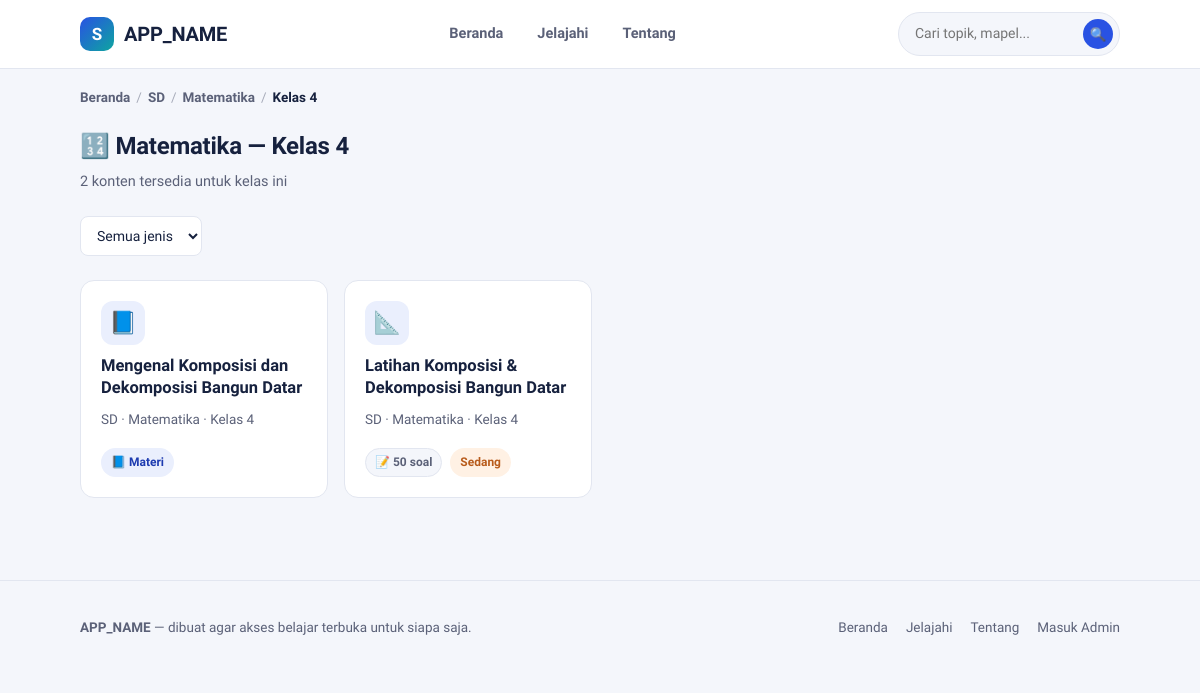
Page /kelas.php?slug=kelas-4&mapel=matematika&jenjang=sd on the committed database.
### tables this page shows
CREATE TABLE IF NOT EXISTS kelas (
    id          INT UNSIGNED AUTO_INCREMENT PRIMARY KEY,
    mapel_id    INT UNSIGNED NOT NULL,
    nama        VARCHAR(60)  NOT NULL,
    slug        VARCHAR(60)  NOT NULL,
    urutan      INT UNSIGNED NOT NULL DEFAULT 0,
    created_at  DATETIME NOT NULL DEFAULT CURRENT_TIMESTAMP,
    UNIQUE KEY uq_kelas_slug (mapel_id, slug),
    CONSTRAINT fk_kelas_mapel FOREIGN KEY (mapel_id) REFERENCES mapel(id) ON DELETE CASCADE
);

CREATE TABLE IF NOT EXISTS jenjang (
    id          INT UNSIGNED AUTO_INCREMENT PRIMARY KEY,
    nama        VARCHAR(60)  NOT NULL,
    slug        VARCHAR(60)  NOT NULL UNIQUE,
    deskripsi   VARCHAR(255) NULL,
    urutan      INT UNSIGNED NOT NULL DEFAULT 0,
    created_at  DATETIME NOT NULL DEFAULT CURRENT_TIMESTAMP
);

CREATE TABLE IF NOT EXISTS mapel (
    id          INT UNSIGNED AUTO_INCREMENT PRIMARY KEY,
    jenjang_id  INT UNSIGNED NOT NULL,
    nama        VARCHAR(100) NOT NULL,
    slug        VARCHAR(100) NOT NULL,
    emoji       VARCHAR(10)  NULL DEFAULT '📘',
    urutan      INT UNSIGNED NOT NULL DEFAULT 0,
    created_at  DATETIME NOT NULL DEFAULT CURRENT_TIMESTAMP,
    UNIQUE KEY uq_mapel_slug (jenjang_id, slug),
    CONSTRAINT fk_mapel_jenjang FOREIGN KEY (jenjang_id) REFERENCES jenjang(id) ON DELETE CASCADE
);

CREATE TABLE IF NOT EXISTS topik (
    id              INT UNSIGNED AUTO_INCREMENT PRIMARY KEY,
    kelas_id        INT UNSIGNED NOT NULL,
    tipe            ENUM('latihan','materi') NOT NULL DEFAULT 'latihan',
    judul           VARCHAR(200) NOT NULL,
    slug            VARCHAR(220) NOT NULL,
    deskripsi       VARCHAR(500) NULL,
    tingkat         ENUM('mudah','sedang','sulit') NULL,
    jumlah_soal     SMALLINT UNSIGNED NULL,
    file_path       VARCHAR(255) NULL,       
    konten          LONGTEXT NULL,           
    emoji           VARCHAR(10) NULL DEFAULT '📝',
    status          ENUM('draft','published') NOT NULL DEFAULT 'published',
    berbayar_mobile TINYINT(1) NOT NULL DEFAULT 0,    
    harga           INT UNSIGNED NULL,                
    dilihat         INT UNSIGNED NOT NULL DEFAULT 0,
    dibuat_oleh     INT UNSIGNED NULL,
    created_at      DATETIME NOT NULL DEFAULT CURRENT_TIMESTAMP,
    updated_at      DATETIME NOT NULL DEFAULT CURRENT_TIMESTAMP ON UPDATE CURRENT_TIMESTAMP,
    UNIQUE KEY uq_topik_slug (kelas_id, slug),
    KEY idx_topik_status (status),
    KEY idx_topik_tipe (tipe),
    CONSTRAINT fk_topik_kelas FOREIGN KEY (kelas_id) REFERENCES kelas(id) ON DELETE CASCADE,
    CONSTRAINT fk_topik_admin FOREIGN KEY (dibuat_oleh) REFERENCES admin_users(id) ON DELETE SET NULL,
    FULLTEXT KEY ft_topik_cari (judul, deskripsi)
);

### includes/functions.php (called while the page is built, shortened)
<?php
function h(?string $value): string
{
    return htmlspecialchars($value ?? '', ENT_QUOTES, 'UTF-8');
}
function url_publik(string $path = ''): string
{
    return rtrim(APP_URL, '/') . '/' . ltrim($path, '/');
}
function format_judul(string $judul): string
{
    return $judul;
}

### kelas.php (the view, shortened to what this page needs)
<?php
require_once __DIR__ . '/includes/functions.php';
$pdo = db();
$slugKelas = trim($_GET['slug'] ?? '');
$slugMapel = trim($_GET['mapel'] ?? '');
$slugJenjang = trim($_GET['jenjang'] ?? '');
$stmt = $pdo->prepare(
    'SELECT k.*, m.nama AS mapel_nama, m.slug AS mapel_slug, m.emoji AS mapel_emoji,
            j.nama AS jenjang_nama, j.slug AS jenjang_slug
     FROM kelas k
     JOIN mapel m ON m.id = k.mapel_id
     JOIN jenjang j ON j.id = m.jenjang_id
     WHERE k.slug = :slug AND m.slug = :mapel AND j.slug = :jenjang'
);
$stmt->execute(['slug' => $slugKelas, 'mapel' => $slugMapel, 'jenjang' => $slugJenjang]);
$kelas = $stmt->fetch();
$sql = "SELECT t.*, k.nama AS kelas_nama, k.slug AS kelas_slug,
               m.nama AS mapel_nama, m.slug AS mapel_slug,
               j.nama AS jenjang_nama, j.slug AS jenjang_slug
        FROM topik t
        JOIN kelas k ON k.id = t.kelas_id
        JOIN mapel m ON m.id = k.mapel_id
        JOIN jenjang j ON j.id = m.jenjang_id
        WHERE t.kelas_id = :kelas_id AND t.status = 'published'";
$params = ['kelas_id' => $kelas['id']];
$sql .= ' ORDER BY t.tipe DESC, t.judul';
$stmt = $pdo->prepare($sql);
$stmt->execute($params);
$topikList = $stmt->fetchAll();
require __DIR__ . '/includes/header.php';
?>
<nav class="breadcrumb">
    <a href="<?= h(url_publik('index.php')) ?>">Beranda</a>
    <span class="pemisah">/</span>
    <a href="<?= h(url_publik('jenjang.php?slug=' . urlencode($kelas['jenjang_slug']))) ?>"><?= h($kelas['jenjang_nama']) ?></a>
    <span class="pemisah">/</span>
    <a href="<?= h(url_publik('mapel.php?slug=' . urlencode($kelas['mapel_slug']) . '&jenjang=' . urlencode($kelas['jenjang_slug']))) ?>"><?= h($kelas['mapel_nama']) ?></a>
    <span class="pemisah">/</span>
    <span class="sekarang"><?= h($kelas['nama']) ?></span>
</nav>
<div class="section-head">
    <div>
        <h2><?= h($kelas['mapel_emoji']) ?> <?= h($kelas['mapel_nama']) ?> — <?= h($kelas['nama']) ?></h2>
        <p><?= count($topikList) ?> konten tersedia untuk kelas ini</p>
    </div>
</div>
<form method="get" class="filter-bar">
    <select name="tipe" onchange="this.form.submit()">
        <option value="">Semua jenis</option>
    </select>
</form>
<?php if ($topikList): ?>
<div class="grid-kartu">
    <?php foreach ($topikList as $t): ?>
        <?php include __DIR__ . '/includes/_kartu_topik.php'; ?>
    <?php endforeach; ?>
</div>
<?php endif; ?>
<?php require __DIR__ . '/includes/footer.php'; ?>

### includes/_kartu_topik.php
<?php
$urlTopik = url_publik('topik.php?slug=' . urlencode($t['slug']) . '&kelas=' . urlencode($t['kelas_slug']));
?>
<a href="<?= h($urlTopik) ?>" class="kartu">
    <span class="emoji"><?= h($t['emoji'] ?: ($t['tipe'] === 'materi' ? '📘' : '📝')) ?></span>
    <h3><?= h(format_judul($t['judul'])) ?></h3>
    <p class="ket"><?= h($t['jenjang_nama']) ?> · <?= h($t['mapel_nama']) ?> · <?= h($t['kelas_nama']) ?></p>
    <div class="meta">
        <?php if ($t['tipe'] === 'materi'): ?>
            <span class="badge materi">📘 Materi</span>
        <?php else: ?>
            <span class="badge">📝 <?= (int)($t['jumlah_soal'] ?? 0) ?: '—' ?> soal</span>
            <?php if (!empty($t['tingkat'])): ?>
                <span class="badge <?= h($t['tingkat']) ?>"><?= h(ucfirst($t['tingkat'])) ?></span>
            <?php endif; ?>
        <?php endif; ?>
    </div>
</a>

### assets/css/style.css (style rules this page uses)
:root { --ink: #16213E; --muted: #5B6178; --paper: #FFFFFF; --bg: #F4F6FB; --line: #E2E6F0; --primary: #2952E3; --primary-dark: #1D3BB0; --primary-tint: #EAEFFD; --accent: #FF8C42; --accent-tint: #FFF1E4; --teal: #0EA5A0; --teal-tint: #E4F7F6; --success: #17A672; --danger: #E0483E; --radius-sm: 8px; --radius-md: 14px; --radius-lg: 22px; --shadow: 0 1px 2px rgba(22, 33, 62, 0.06); --container: 1120px; }
* { box-sizing: border-box; }
html { scroll-behavior: smooth; overflow-x: hidden; }
body { margin: 0; font-family: 'Plus Jakarta Sans', -apple-system, BlinkMacSystemFont, 'Segoe UI', sans-serif; background: var(--bg); color: var(--ink); line-height: 1.55; -webkit-font-smoothing: antialiased; overflow-x: hidden; width: 100%; }
a { color: inherit; text-decoration: none; }
.section-head { display: flex; align-items: flex-end; justify-content: space-between; gap: 16px; margin-bottom: 22px; }
.section-head h2 { font-size: 24px; margin: 0 0 6px; font-weight: 800; letter-spacing: -0.01em; }
.section-head p { margin: 0; color: var(--muted); font-size: 14.5px; }
.breadcrumb { display: flex; flex-wrap: wrap; align-items: center; gap: 6px; font-size: 13.5px; color: var(--muted); margin-bottom: 20px; }
.breadcrumb a { color: var(--muted); font-weight: 600; }
.breadcrumb .pemisah { opacity: .5; }
.breadcrumb .sekarang { color: var(--ink); font-weight: 700; }
.grid-kartu { display: grid; grid-template-columns: repeat(auto-fill, minmax(230px, 1fr)); gap: 16px; }
.kartu { background: var(--paper); border: 1.5px solid var(--line); border-radius: var(--radius-md); padding: 20px; display: flex; flex-direction: column; gap: 10px; transition: border-color .15s ease, transform .15s ease; min-width: 0; overflow: hidden; }
.kartu .emoji { width: 44px; height: 44px; border-radius: 12px; background: var(--primary-tint); display: flex; align-items: center; justify-content: center; font-size: 22px; flex-shrink: 0; }
.kartu h3 { margin: 0; font-size: 16.5px; font-weight: 700; line-height: 1.35; overflow-wrap: break-word; word-break: break-word; hyphens: auto; }
.kartu p.ket { margin: 0; color: var(--muted); font-size: 13.5px; overflow-wrap: break-word; word-break: break-word; }
.kartu .meta { display: flex; gap: 8px; flex-wrap: wrap; margin-top: auto; padding-top: 8px; }
.badge { display: inline-flex; align-items: center; gap: 4px; font-size: 12px; font-weight: 700; padding: 4px 9px; border-radius: 999px; background: var(--bg); color: var(--muted); border: 1px solid var(--line); }
.badge.sedang { background: var(--accent-tint); color: #B85B1B; border-color: transparent; }
.badge.materi { background: var(--primary-tint); color: var(--primary-dark); border-color: transparent; }
.filter-bar { display: flex; gap: 10px; flex-wrap: wrap; margin-bottom: 24px; }
.filter-bar select, .filter-bar input[type=text] { border: 1.5px solid var(--line); border-radius: var(--radius-sm); padding: 10px 12px; font: inherit; font-size: 14px; background: var(--paper); color: var(--ink); }

### rows in the picture
kelas: jenjang.nama "SD", mapel.nama "Matematika", nama "Kelas 4", mapel.emoji "🔢"
topik: emoji "📘", judul "Mengenal Komposisi dan Dekomposisi Bangun Datar", jenjang.nama "SD", mapel.nama "Matematika", kelas.nama "Kelas 4", tipe "📘 Materi"
topik: emoji "📐", judul "Latihan Komposisi & Dekomposisi Bangun Datar", jenjang.nama "SD", mapel.nama "Matematika", kelas.nama "Kelas 4", jumlah_soal "50", tingkat "Sedang"

### other values in the picture
APP_NAME "APP_NAME"
count($topikList) "2"
